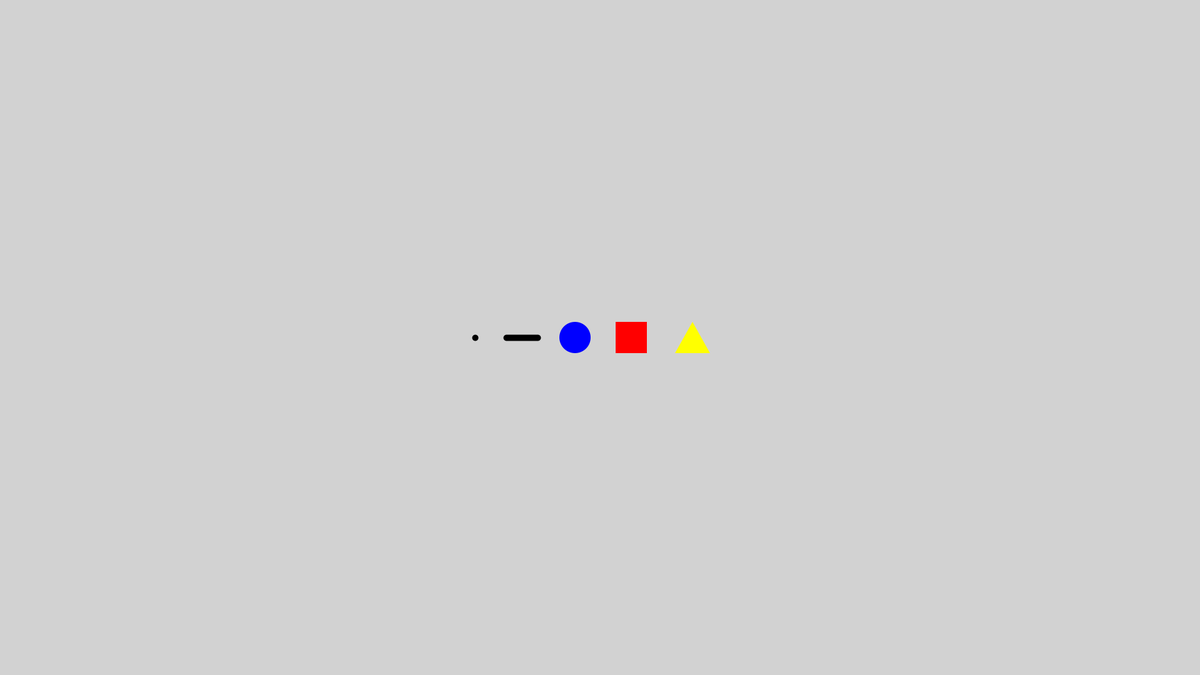
Frame 1 (no input)
Frame 60 (the mouse pressed at the canvas centre just before this capture): identical to frame 1, image omitted
Frame 120 (the mouse held since frame 60 and released just before this capture): identical to frame 1, image omitted

The Processing sketch that drew this single still picture (run headless with seeded random() and noise(); from frame 60 on, the mouse is pressed at the canvas centre):

// Processing sketch: cover_colores
// ── cover_colores.pde
String title = "figuras_cover";

int canvasWidth = 1920;
int canvasHeight = 1080;

void setup() {
  size(1920, 1080);
  generate();
}

void draw() {
  // Vacio porque vamos a redibujar bajo demanda
}

void generate() {
  color c1 = color(210); // gris
  color c2 = color(0, 0, 0); // negro
  color c3 = color(0, 0, 255); // azul
  color c4 = color(255, 0, 0); // rojo
  color c5 = color(255, 255, 0); // amarillo

  background(c1);
    
  pushMatrix();
  translate(width/2 - 250, height/2 - 100);

  stroke(c2); // color del trazo
  strokeWeight(10); // grosor del trazo

  // dibujar un punto
  point(50, 100);

  // dibujar una línea
  line(100, 100, 150, 100);
  
  noStroke(); // sin trazos

  // dibujar una elipse
  fill(c3); // color del relleno
  ellipse(210, 100, 50, 50);

  // dibujar un rectángulo
  fill(c4); // color del relleno
  rect(275, 75, 50, 50);

  // dibujar un triángulo
  fill(c5); // color del relleno
  triangle(370, 125, 398, 75, 426, 125);
  
  popMatrix();

  println("Generated");
}

void mousePressed() {
  generate();
}

void keyPressed() {
  if (key == 's' || key == 'S') {
    // Guardar el dibujo
    String timestamp = year() + nf(month(), 2) + nf(day(), 2) + "_" + nf(hour(), 2) + nf(minute(), 2) + nf(second(), 2);
    save(title + "_" + timestamp + ".png");
    println("Guardado como " + title + "_" + timestamp + ".png");
  } else {
    generate();
  }
}
